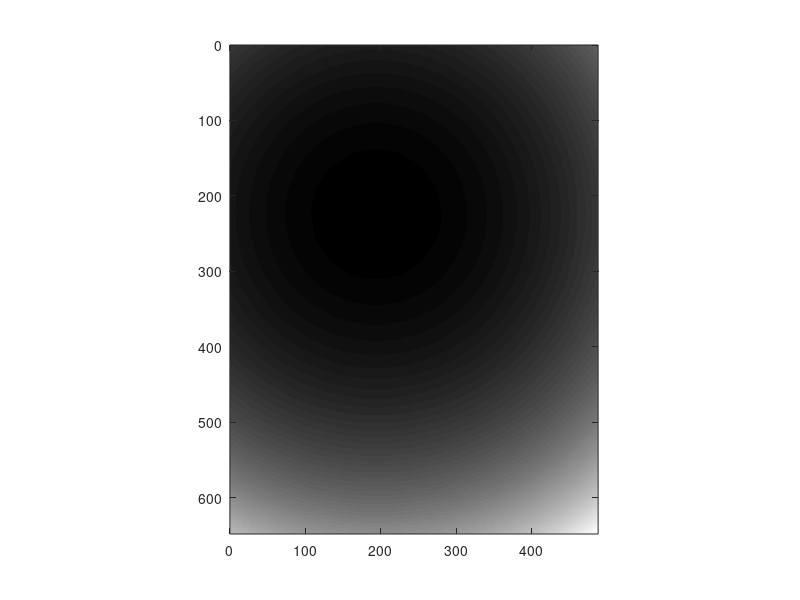

This figure's MATLAB source: (Note: this script raises an error after producing the figure.)
clear all

% Data reading & stacking
frame_width=648;
frame_height=488;

X_overlapping=20;
Y_overlapping=20;


frame_width_eff=frame_width-X_overlapping;
frame_height_eff=frame_height-Y_overlapping;


num_of_frame_per_division=1;

normalization_factor=50;

X_mosaic_number=3;
Y_mosaic_number=3;


division_starting_index=55;
total_division_number=20;

frame_starting_index=1;
total_frame_number=15;




division_number=division_starting_index:(division_starting_index+total_division_number-1);
total_FOV_number=X_mosaic_number*Y_mosaic_number;
k=0;

temp_frame_volume=zeros(frame_width,frame_height,total_division_number*num_of_frame_per_division);

stiched_image=zeros(frame_width_eff*X_mosaic_number+X_overlapping,frame_height_eff*Y_mosaic_number+Y_overlapping);

% correction image generation

% correction 1 (edge summation correction)

correction_A=ones(frame_width,frame_height);

% left&right bound

for tt=1:X_overlapping
    correction_A(tt,:)=correction_A(tt,:)*(tt/(X_overlapping+1));
    correction_A(frame_width-tt+1,:)=correction_A(frame_width-tt+1,:)*(tt/(X_overlapping+1));
end
for tt=1:Y_overlapping
    correction_A(:,tt)=correction_A(:,tt)*(tt/(Y_overlapping+1));
    correction_A(:,frame_height-tt+1)=correction_A(:,frame_height-tt+1)*(tt/(Y_overlapping+1));
end

imagesc(correction_A);
colormap('gray');
axis equal
xlim([0 size(correction_A,2)]);
ylim([0 size(correction_A,1)]);

Gaussian_X_width=350;
Gaussian_Y_width=200;
X_offset=-100;
Y_offset=-50;

correction_B_X=ones(frame_width,frame_height);
correction_B_Y=ones(frame_width,frame_height);

for tt=1:frame_height
    correction_B_X(:,tt)=gaussmf((1:frame_width),[Gaussian_X_width frame_width/2+X_offset]);
end
for tt=1:frame_width
    correction_B_Y(tt,:)=gaussmf((1:frame_height),[Gaussian_X_width frame_height/2+Y_offset]);
end
correction_B=1./(correction_B_X.*correction_B_Y);

correction_image=correction_A.*correction_B;
%correction_image(:)=1;
imagesc(correction_B);
colormap('gray');
axis equal
xlim([0 size(correction_B,2)]);
ylim([0 size(correction_B,1)]);

for N=0:(total_FOV_number-1)
    
    X_FOV_number=2-rem(N,X_mosaic_number); %0~2
    Y_FOV_number=floor(N/X_mosaic_number); %0~2

    
    folder_path=sprintf('D:\\OCT data\\150628_P4 Pork\\%d\\bin\\',N+1);
    cd(folder_path);
    mkdir('divide');


    for p=1:length(division_number)
        file_path=[folder_path sprintf('%08d.bin',division_number(p))];
        fin=fopen(file_path);
        A=fread(fin,[frame_width,frame_height*num_of_frame_per_division],'float32','b');
        if fin ==-1
             k=k+1;
             fclose('all');
        else
            for q=1:num_of_frame_per_division
                temp_frame_volume(:,:,q+((p-1))*num_of_frame_per_division)=A(:,(frame_height*(q-1)+1):frame_height*q);
            end
             fclose('all');
        end
    end
    %temp_frame_volume(:)=1;
    averaged_image=mean(temp_frame_volume(:,:,frame_starting_index:(frame_starting_index+total_frame_number-1)),3).*correction_image;
    
    stiched_image(((X_FOV_number)*frame_width_eff+1):((X_FOV_number)*frame_width_eff+frame_width),((Y_FOV_number)*frame_height_eff+1):((Y_FOV_number)*frame_height_eff+frame_height))=stiched_image(((X_FOV_number)*frame_width_eff+1):((X_FOV_number)*frame_width_eff+frame_width),((Y_FOV_number)*frame_height_eff+1):((Y_FOV_number)*frame_height_eff+frame_height))+averaged_image;

    
end
cmin=10;
cmax=100;


imagesc(stiched_image);
colormap('gray');
caxis([cmin cmax]);
axis equal
xlim([0 size(stiched_image,2)]);
ylim([0 size(stiched_image,1)]);

Normailzed_image=(stiched_image-cmin)/cmax;

% Stacking

imwrite(Normailzed_image,[cd,'\divide\','averaged_frame','.png']);

